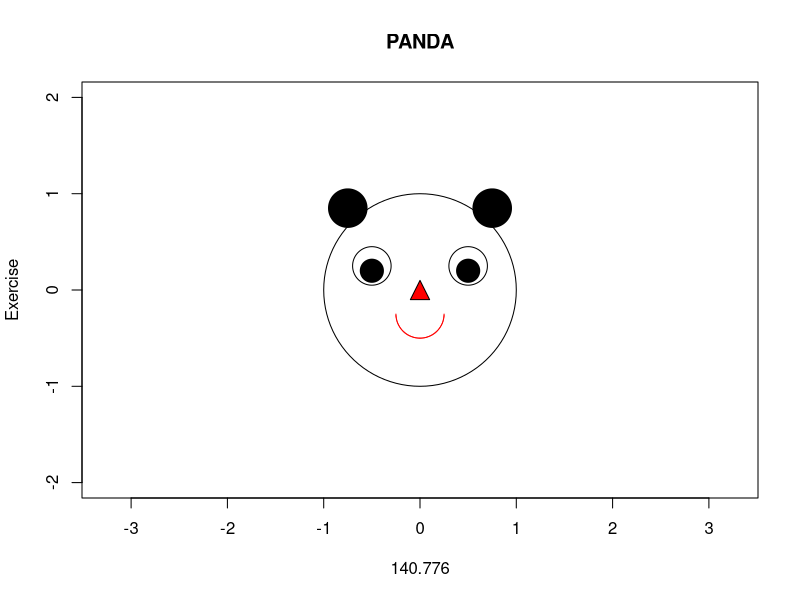

Here is the R script that generated this plot:
#install.packages("plotrix")
library(plotrix)
plot(x = NULL ,y = NULL,asp = 2/2,type="n",xlab="140.776",ylab="Exercise",main="PANDA",xlim = c(-2,2),ylim = c(-2,2)) 

draw.circle(0,0,1,border="black")
draw.circle(-0.5,0.25,0.2,border="black")
draw.circle(0.5,0.25,0.2,border="black")
draw.circle(-0.5,0.2,0.12,border="black",col = "black")
draw.circle(0.5,0.2,0.12,border="black",col = "black")
draw.circle(-0.75,0.85,0.2,border="black",col = "black")
draw.circle(0.75,0.85,0.2,border="black",col = "black")
draw.arc(0, -0.25, 0.25, deg1=180, deg2=360, col="red")
polygon(3,col="red",density=-2,)
polygon(c(0,-0.1,0.1), c(0.1,-0.1,-0.1),col = "red")